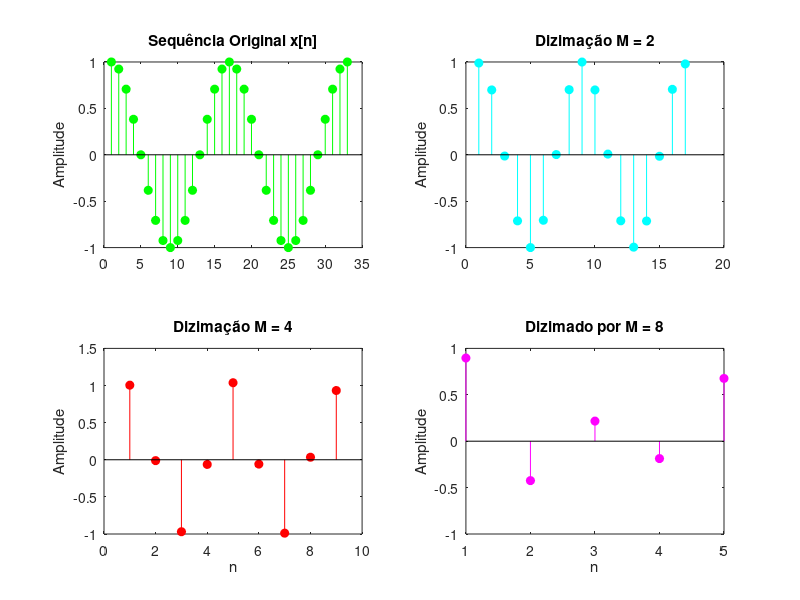

Here is the MATLAB script that generated this plot:

clc
clear all
close all
disp('Processando...')
n = 0:32;
% (a) Sinal Original
x = cos(0.125*pi*n);
subplot(2,2,1);
stem(x,'g','filled');
ylabel('Amplitude');
title('Sequência Original x[n]');
% (b) Dizimação M=2
M = 2; y = decimate(x,M);
subplot(2,2,2);
stem(y,'c','filled');
ylabel('Amplitude');
title('Dizimação M = 2');
% (c) Dizimação M=4
M = 4; y = decimate(x,M);
subplot(2,2,3);
stem(y,'r','filled');
ylabel('Amplitude');
title('Dizimação M = 4');
xlabel('n');
% M=8
M = 8; y = decimate(x,M);
subplot(2,2,4);
stem(y,'m','filled');
ylabel('Amplitude');
title('Dizimado por M = 8');
xlabel('n');
disp('Fim');

